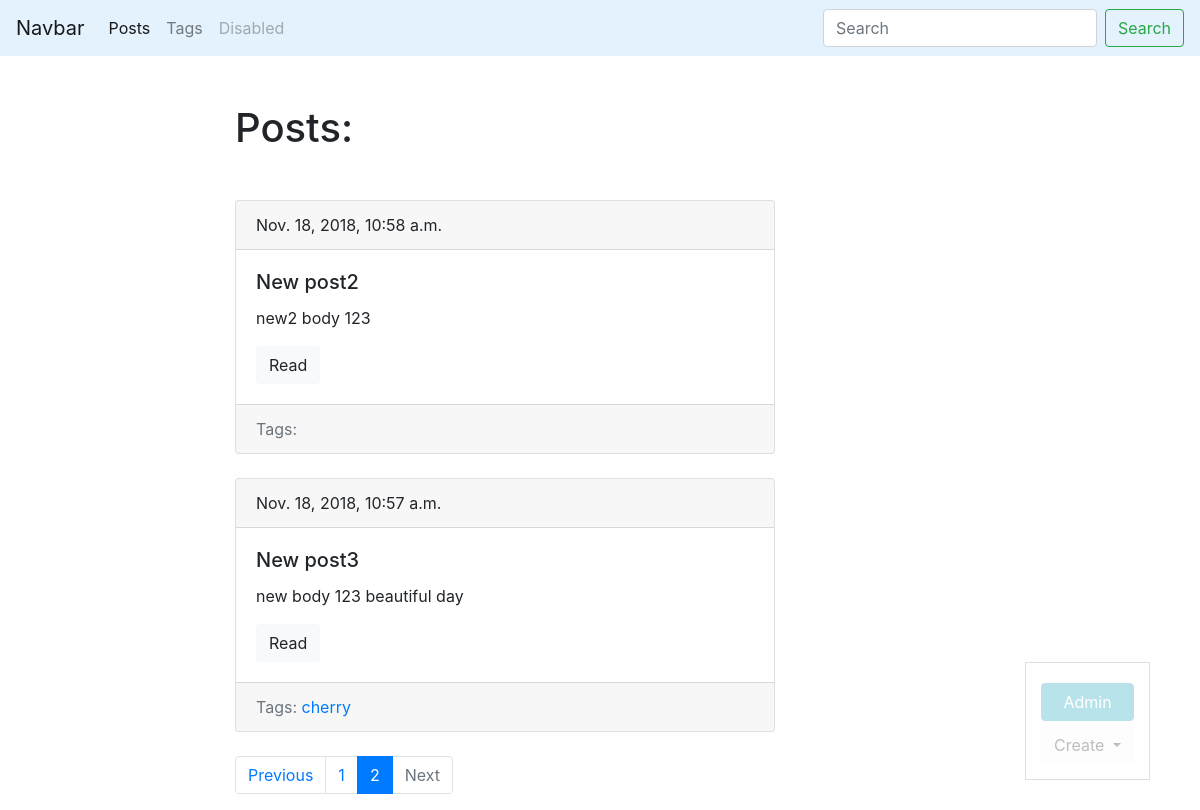
The page /blog/?page=2 (signed in) on the database its author committed.
### blog/models.py (models this page shows, shortened)
class Post(models.Model):
    title = models.CharField(max_length=150, db_index=True)
    slug = models.SlugField(max_length=150, blank=True, unique=True)
    body = models.TextField(blank=True, db_index=True)
    date_pub = models.DateTimeField(auto_now_add=True)
    tags = models.ManyToManyField('Tag', blank=True, related_name='posts')
    def get_absolute_url(self):
        return reverse('post_detail_url', kwargs={'slug':self.slug})
    class Meta:
        ordering = ['-date_pub']

class Tag(models.Model):
    title = models.CharField(max_length=50)
    slug = models.SlugField(max_length=50, unique=True)
    def get_absolute_url(self):
        return reverse('tag_detail_url', kwargs={'slug':self.slug})
    class Meta:
        ordering = ['title']

### blog/views.py (the view)
# urls.py: path('', posts_list, name='posts_list_url'),
def posts_list(request):
    search_query = request.GET.get('search', '')
    if search_query:
        posts = Post.objects.filter(Q(title__icontains=search_query) | Q(body__icontains=search_query))
    else:
        posts = Post.objects.all()
    paginator = Paginator(posts, 4)
    page_number = request.GET.get('page', 1)
    page = paginator.get_page(page_number)
    is_paginated = page.has_other_pages()
    if page.has_previous():
        prev_url = '?page={}'.format(page.previous_page_number())
    else:
        prev_url = ''
    if page.has_next():
        next_url = '?page={}'.format(page.next_page_number())
    else:
        next_url = ''
    context = {
        'page_object':page,
        'is_paginated': is_paginated,
        'prev_url': prev_url,
        'next_url': next_url
        }
    return render(request, 'blog/index.html', context=context)

### blog/templates/blog/index.html (shortened to what this page needs)
{% extends 'blog/base_blog.html' %}
{% block content %}
    <h1 class="mb-5">Posts:</h1>
    {% for post in page_object.object_list %}
    {% include 'blog/includes/post_card_template.html' %}
    {% endfor %}
{% endblock %}

### blog/templates/blog/includes/post_card_template.html
<div class="card mb-4">
  <div class="card-header">
    {{ post.date_pub }}
  </div>
  <div class="card-body">
    <h5 class="card-title">{{ post.title }}</h5>
    <p class="card-text">{{ post.body | truncatewords:15}}</p>
    <a href="{{ post.get_absolute_url }}" class="btn btn-light">Read</a>
  </div>
  <div class="card-footer text-muted">
    Tags:
    {% for post in post.tags.all %}
        <a href="{{ post.get_absolute_url }}">{{ post.title }}</a>
    {% endfor %}
  </div>
</div>

### rows shown on the page
Post: date_pub "Nov. 18, 2018, 10:58 a.m.", title "New post2", body "new2 body 123"
Post: date_pub "Nov. 18, 2018, 10:57 a.m.", title "New post3", body "new body 123 beautiful day"
Tag: title "cherry"

### other values the page prints
{{ n }} "1"
{{ n }} "2"
